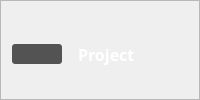
                        <widget class="QFrame" name="frameLineSequences">
                         <property name="styleSheet">
                          <string notr="true"/>
                         </property>
                         <property name="frameShape">
                          <enum>QFrame::StyledPanel</enum>
                         </property>
                         <property name="frameShadow">
                          <enum>QFrame::Raised</enum>
                         </property>
                         <layout class="QHBoxLayout" name="horizontalLayout_20">
                          <property name="topMargin">
                           <number>18</number>
                          </property>
                          <property name="bottomMargin">
                           <number>9</number>
                          </property>
                          <item>
                           <widget class="QPushButton" name="pushButtonPreviousSequences">
                            <property name="minimumSize">
                             <size>
                              <width>50</width>
                              <height>20</height>
                             </size>
                            </property>
                            <property name="maximumSize">
                             <size>
                              <width>50</width>
                              <height>20</height>
                             </size>
                            </property>
                            <property name="styleSheet">
                             <string notr="true">QPushButton
{
	background-color: rgb(83, 83, 83);
	color: rgb(255, 255, 255);
	border-radius: 3px;
}
QPushButton:hover:!pressed
{
	background-color: rgb(100, 100, 100);
}</string>
                            </property>
                            <property name="text">
                             <string/>
                            </property>
                            <property name="icon">
                             <iconset resource="cioxoQtResources.qrc">
                              <normaloff>:/icons/graphics/icons/arrowLeft.svg</normaloff>:/icons/graphics/icons/arrowLeft.svg</iconset>
                            </property>
                           </widget>
                          </item>
                          <item>
                           <spacer name="horizontalSpacerPreviousNextSequences">
                            <property name="orientation">
                             <enum>Qt::Horizontal</enum>
                            </property>
                            <property name="sizeType">
                             <enum>QSizePolicy::Fixed</enum>
                            </property>
                            <property name="sizeHint" stdset="0">
                             <size>
                              <width>10</width>
                              <height>10</height>
                             </size>
                            </property>
                           </spacer>
                          </item>
                          <item>
                           <widget class="QLabel" name="labelWelcomeSequences">
                            <property name="maximumSize">
                             <size>
                              <width>75</width>
                              <height>16777215</height>
                             </size>
                            </property>
                            <property name="font">
                             <font>
                              <family>Source Sans Pro</family>
                              <pointsize>12</pointsize>
                              <weight>75</weight>
                              <bold>true</bold>
                             </font>
                            </property>
                            <property name="styleSheet">
                             <string notr="true">color:white;</string>
                            </property>
                            <property name="text">
                             <string>Project</string>
                            </property>
                            <property name="alignment">
                             <set>Qt::AlignLeading|Qt::AlignLeft|Qt::AlignVCenter</set>
                            </property>
                           </widget>
                          </item>
                          <item>
                           <widget class="QLabel" name="labelLineSequences">
                            <property name="maximumSize">
                             <size>
                              <width>16777215</width>
                              <height>0</height>
                             </size>
                            </property>
                            <property name="styleSheet">
                             <string notr="true">border-color: rgb(180, 180, 180);
border-style:solid;
border-radius: 5px;
border-width: 1px;</string>
                            </property>
                            <property name="frameShape">
                             <enum>QFrame::NoFrame</enum>
                            </property>
                            <property name="text">
                             <string/>
                            </property>
                            <property name="alignment">
                             <set>Qt::AlignRight|Qt::AlignTrailing|Qt::AlignVCenter</set>
                            </property>
                           </widget>
                          </item>
                         </layout>
                        </widget>
